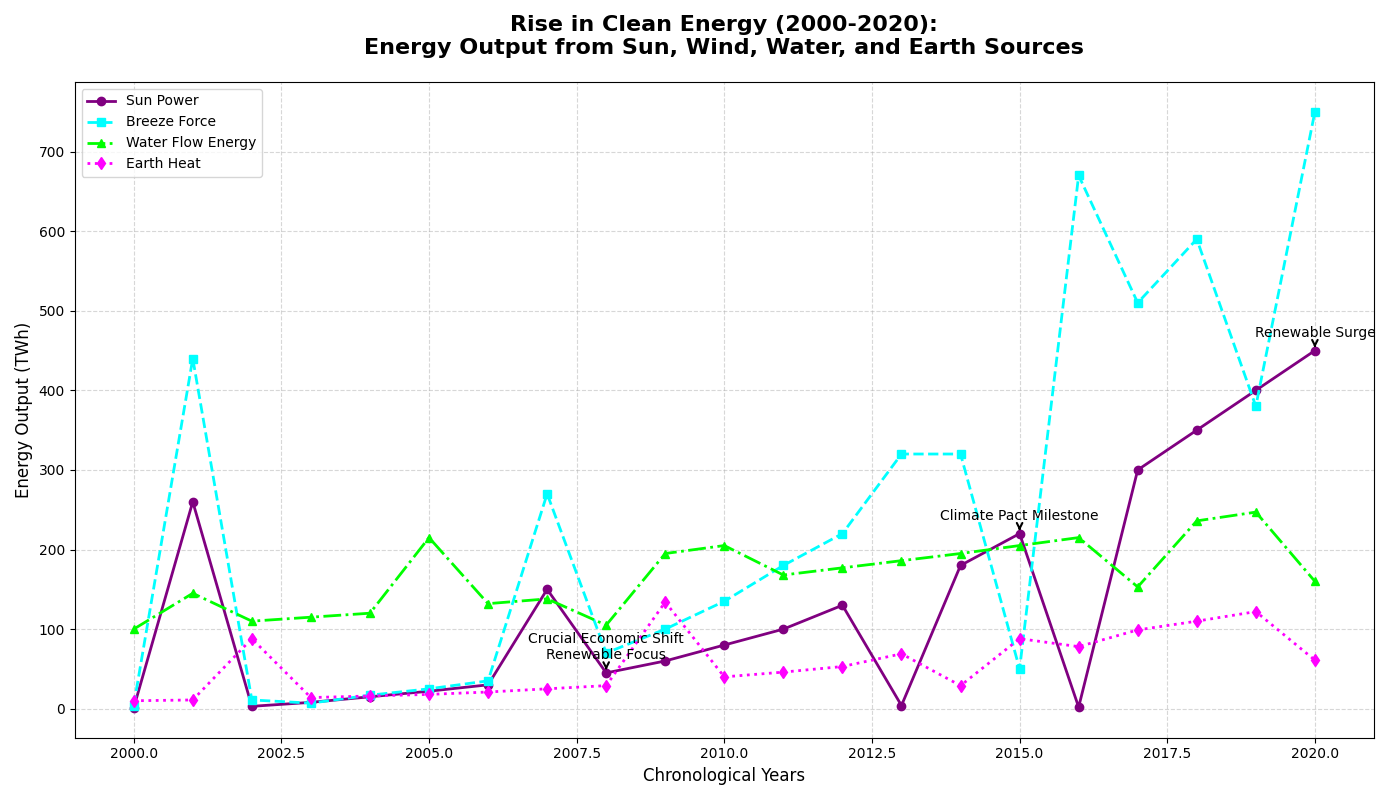

This chart was generated by the following Python code:
import matplotlib.pyplot as plt
import numpy as np

years = np.arange(2000, 2021)

solar_energy =    np.array([1, 260, 3, 8, 15, 22, 30, 150, 45, 60, 80, 100, 130, 4, 180, 220, 2, 300, 350, 400, 450])
wind_energy =     np.array([4, 440, 11, 7, 17, 25, 35, 270, 70, 100, 135, 180, 220, 320, 320, 50, 670, 510, 590, 380, 750])
hydropower =      np.array([100, 145, 110, 115, 120, 215, 132, 138, 105, 195, 205, 168, 177, 186, 195, 205, 215, 153, 236, 247, 160])
geothermal_energy = np.array([10, 11, 88, 14, 16, 18, 21, 25, 29, 134, 40, 46, 53, 69, 29, 88, 78, 99, 110, 122, 61])

fig, ax = plt.subplots(figsize=(14, 8))

ax.plot(years, solar_energy, label='Sun Power', color='purple', linestyle='-', marker='o', linewidth=2)
ax.plot(years, wind_energy, label='Breeze Force', color='cyan', linestyle='--', marker='s', linewidth=2)
ax.plot(years, hydropower, label='Water Flow Energy', color='lime', linestyle='-.', marker='^', linewidth=2)
ax.plot(years, geothermal_energy, label='Earth Heat', color='magenta', linestyle=':', marker='d', linewidth=2)

ax.set_title("Rise in Clean Energy (2000-2020):\nEnergy Output from Sun, Wind, Water, and Earth Sources", 
             fontsize=16, weight='bold', pad=20)
ax.set_xlabel("Chronological Years", fontsize=12)
ax.set_ylabel("Energy Output (TWh)", fontsize=12)

ax.grid(True, linestyle='--', alpha=0.5)

important_events = {
    2008: 'Crucial Economic Shift\nRenewable Focus',
    2015: 'Climate Pact Milestone',
    2020: 'Renewable Surge'
}

for year, event in important_events.items():
    plt.annotate(event, (year, solar_energy[year-2000]), textcoords="offset points", xytext=(0,10), ha='center', fontsize=10, 
                 arrowprops=dict(facecolor='black', arrowstyle='->', linewidth=1.5))

ax.legend(loc='upper left', fontsize=10)

plt.tight_layout()

plt.show()
